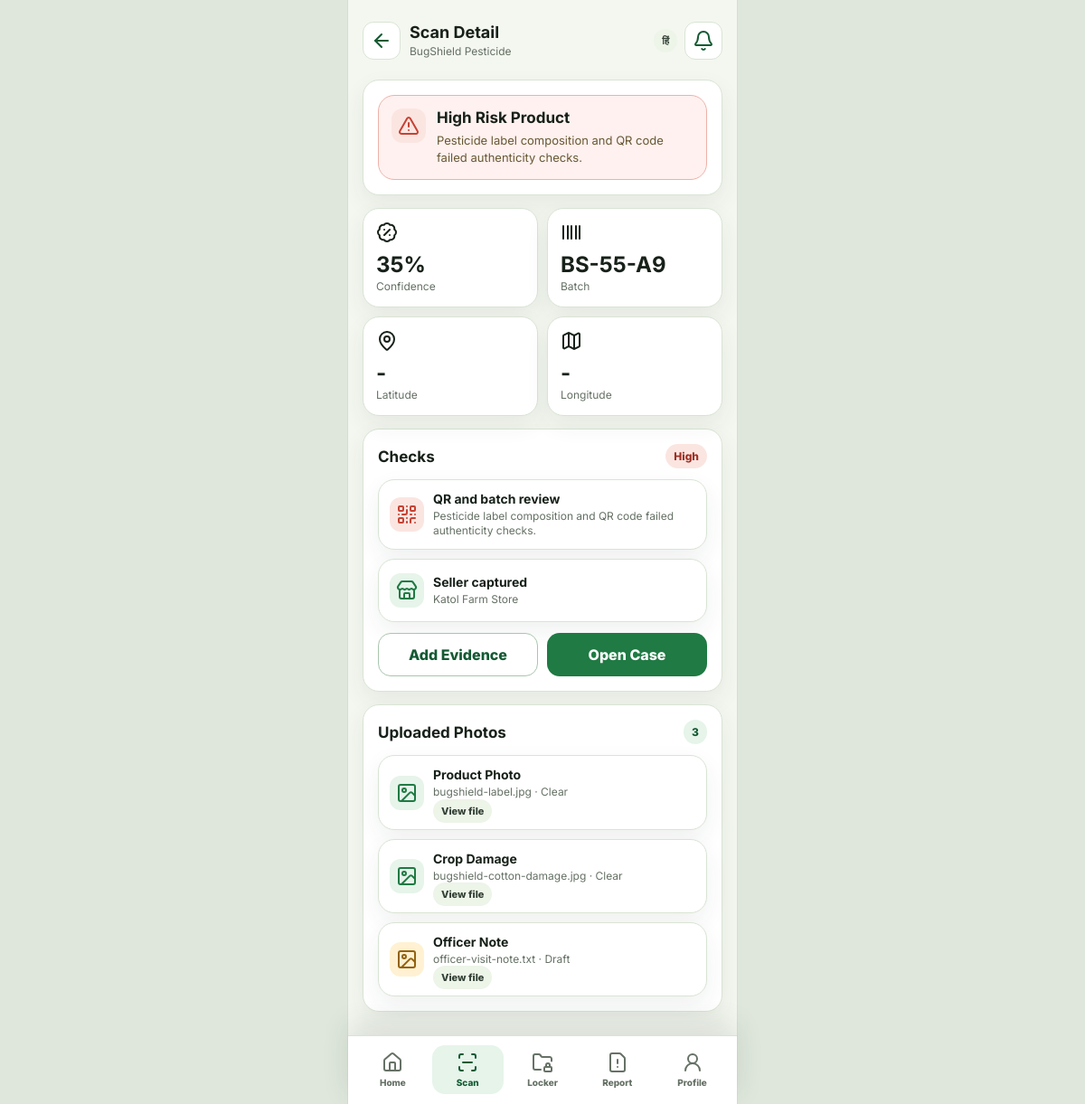
The page /farmer/scan-detail.php (signed in) on the database its author committed.
### tables this page shows
CREATE TABLE product_scans (
  id INT AUTO_INCREMENT PRIMARY KEY,
  user_id INT NOT NULL,
  case_id INT NULL,
  product_name VARCHAR(160) NOT NULL,
  product_type ENUM('Seeds','Fertilizer','Pesticide') NOT NULL,
  batch_no VARCHAR(80) NOT NULL,
  seller_name VARCHAR(160) NOT NULL,
  confidence INT NOT NULL,
  risk_level ENUM('Low','Medium','High') NOT NULL,
  ai_summary TEXT NOT NULL,
  latitude DECIMAL(10, 7) NULL,
  longitude DECIMAL(10, 7) NULL,
  location_accuracy DECIMAL(10, 2) NULL,
  scanned_at TIMESTAMP DEFAULT CURRENT_TIMESTAMP,
  FOREIGN KEY (user_id) REFERENCES users(id) ON DELETE CASCADE,
  FOREIGN KEY (case_id) REFERENCES cases(id) ON DELETE SET NULL
);

CREATE TABLE evidence_files (
  id INT AUTO_INCREMENT PRIMARY KEY,
  user_id INT NOT NULL,
  case_id INT NOT NULL,
  file_name VARCHAR(180) NOT NULL,
  file_path VARCHAR(255) NULL,
  original_name VARCHAR(180) NULL,
  evidence_type ENUM('Product Photo','QR Photo','Purchase Bill','Crop Damage','Dealer Note','Officer Note') NOT NULL,
  quality_status ENUM('Clear','Retake','Draft') NOT NULL DEFAULT 'Clear',
  notes TEXT NULL,
  latitude DECIMAL(10, 7) NULL,
  longitude DECIMAL(10, 7) NULL,
  location_accuracy DECIMAL(10, 2) NULL,
  uploaded_at TIMESTAMP DEFAULT CURRENT_TIMESTAMP,
  FOREIGN KEY (user_id) REFERENCES users(id) ON DELETE CASCADE,
  FOREIGN KEY (case_id) REFERENCES cases(id) ON DELETE CASCADE
);

### app/helpers.php (called while the page is built, shortened)
<?php
require_once __DIR__ . '/db.php';
function e(?string $value): string
{
    return htmlspecialchars((string) $value, ENT_QUOTES, 'UTF-8');
}
function current_lang(): string
{
    return $_SESSION['lang'] ?? 'hi';
}
function text_hi(string $hi, string $en): string
{
    return current_lang() === 'hi' ? $hi : $en;
}
function lang_url(string $lang): string
{
    $path = parse_url($_SERVER['REQUEST_URI'] ?? '', PHP_URL_PATH) ?: APP_BASE . '/';
    $query = $_GET;
    $query['lang'] = $lang;
    return $path . '?' . http_build_query($query);
}
function label_text(string $value): string
{
    $map = [
        'Home' => 'होम',
        'Scan' => 'स्कैन',
        'Locker' => 'लॉकर',
        'Report' => 'रिपोर्ट',
        'Profile' => 'प्रोफाइल',
        'Dashboard' => 'डैशबोर्ड',
        'Product Scan' => 'उत्पाद स्कैन',
        'Scan History' => 'स्कैन इतिहास',
        'Scan Detail' => 'स्कैन विवरण',
        'Evidence Locker' => 'सबूत लॉकर',
        'Evidence Attached' => 'जुड़े सबूत',
        'Upload Evidence' => 'सबूत अपलोड करें',
        'Case Detail' => 'केस विवरण',
        'Case Timeline' => 'केस समयरेखा',
        'Complaint Report' => 'शिकायत रिपोर्ट',
        'Report Preview' => 'रिपोर्ट पूर्वावलोकन',
        'Notifications' => 'सूचनाएं',
        'Notification Detail' => 'सूचना विवरण',
        'Settings' => 'सेटिंग्स',
        'Advisory' => 'सलाह',
        'Product Database' => 'उत्पाद डेटाबेस',
        'Crop Profile' => 'फसल प्रोफाइल',
        'Edit Profile' => 'प्रोफाइल संपादित करें',
        'Farmer Panel' => 'किसान पैनल',
        'High' => 'उच्च',
        'Medium' => 'मध्यम',
        'Low' => 'कम',
        'Ready' => 'तैयार',
        'Draft' => 'ड्राफ्ट',
        'Submitted' => 'जमा',
        'Clear' => 'स्पष्ट',
        'Retake' => 'फिर लें',
        'New' => 'नया',
        'Read' => 'पढ़ा गया',
        'Product Photo' => 'उत्पाद फोटो',
        'QR Photo' => 'QR फोटो',
        'Purchase Bill' => 'खरीद बिल',
        'Crop Damage' => 'फसल नुकसान',
        'Dealer Note' => 'डीलर नोट',
        'Officer Note' => 'अधिकारी नोट',
        'Seeds' => 'बीज',
        'Fertilizer' => 'खाद',
        'Pesticide' => 'कीटनाशक',
    ];
    return current_lang() === 'hi' ? ($map[$value] ?? $value) : $value;
}
function url(string $path = ''): string
{
    return APP_BASE . '/' . ltrim($path, '/');
}
function current_user(): ?array
{
    return fetch_one('SELECT * FROM users WHERE id = ?', [(int) $_SESSION['user_id']]);
}
function require_login(): array
{
    $user = current_user();
    return $user;
}
function badge_class(string $value): string
{
    return match (strtolower($value)) {
        'high', 'bad', 'retake', 'failed' => 'red',
        'medium', 'warn', 'review', 'pending', 'draft' => 'yellow',
        default => 'green',
    };
}
function status_class(string $value): string
{
    return match (strtolower($value)) {
        'high', 'bad', 'retake', 'failed' => 'bad',
        'medium', 'warn', 'review', 'pending', 'draft' => 'warn',
        default => 'ok',
    };
}

### app/db.php (called while the page is built, shortened)
<?php
function db(): PDO
{
    static $pdo = null;
    if ($pdo instanceof PDO) {
        return $pdo;
    }
    $dsn = 'mysql:host=' . DB_HOST . ';dbname=' . DB_NAME . ';charset=utf8mb4';
    $pdo = new PDO($dsn, DB_USER, DB_PASS, [
        PDO::ATTR_ERRMODE => PDO::ERRMODE_EXCEPTION,
        PDO::ATTR_DEFAULT_FETCH_MODE => PDO::FETCH_ASSOC,
    ]);
    return $pdo;
}
function fetch_one(string $sql, array $params = []): ?array
{
    $stmt = db()->prepare($sql);
    $stmt->execute($params);
    $row = $stmt->fetch();
    return $row ?: null;
}
function fetch_all(string $sql, array $params = []): array
{
    $stmt = db()->prepare($sql);
    $stmt->execute($params);
    return $stmt->fetchAll();
}

### app/upload.php (called while the page is built, shortened)
<?php
require_once __DIR__ . '/helpers.php';
function evidence_is_image(?string $path): bool
{
    if (!$path) {
        return false;
    }
    return (bool) preg_match('/\.(jpe?g|png|webp|gif)$/i', $path);
}

### farmer/scan-detail.php (the view, shortened to what this page needs)
<?php
require_once __DIR__ . '/../app/helpers.php';
require_once __DIR__ . '/../app/upload.php';
$user = require_login();
$id = (int) ($_GET['id'] ?? 0);
$scan = fetch_one('SELECT * FROM product_scans WHERE id = ? AND user_id = ?', [$id, $user['id']])
    ?? fetch_one('SELECT * FROM product_scans WHERE user_id = ? ORDER BY id DESC LIMIT 1', [$user['id']]);
$files = fetch_all('SELECT * FROM evidence_files WHERE case_id = ? ORDER BY uploaded_at DESC', [$scan['case_id'] ?? 0]);
$pageTitle = 'Scan Detail';
$pageSubtitle = $scan['product_name'] ?? 'Product';
$back = url('farmer/scan-history.php');
require __DIR__ . '/../app/partials/farmer-head.php';
?>
<section class="card">
  <div class="risk <?= $scan['risk_level'] === 'High' ? 'high' : '' ?>">
    <div class="status-icon <?= status_class($scan['risk_level']) ?>"><i data-lucide="triangle-alert"></i></div>
    <div><h2><?= e($scan['risk_level']) ?> Risk Product</h2><p><?= e($scan['ai_summary']) ?></p></div>
  </div>
</section>
<section class="metric-grid">
  <div class="metric"><i data-lucide="badge-percent"></i><div><strong><?= (int) $scan['confidence'] ?>%</strong><span>Confidence</span></div></div>
  <div class="metric"><i data-lucide="barcode"></i><div><strong><?= e($scan['batch_no']) ?></strong><span>Batch</span></div></div>
  <div class="metric"><i data-lucide="map-pin"></i><div><strong><?= $scan['latitude'] ? e((string) $scan['latitude']) : '-' ?></strong><span><?= e(text_hi('अक्षांश', 'Latitude')) ?></span></div></div>
  <div class="metric"><i data-lucide="map"></i><div><strong><?= $scan['longitude'] ? e((string) $scan['longitude']) : '-' ?></strong><span><?= e(text_hi('देशांतर', 'Longitude')) ?></span></div></div>
</section>
<section class="card">
  <div class="card-head"><h2>Checks</h2><span class="badge <?= badge_class($scan['risk_level']) ?>"><?= e($scan['risk_level']) ?></span></div>
  <div class="list">
    <div class="list-row"><div class="status-icon <?= status_class($scan['risk_level']) ?>"><i data-lucide="qr-code"></i></div><div><strong>QR and batch review</strong><span><?= e($scan['ai_summary']) ?></span></div></div>
    <div class="list-row"><div class="status-icon ok"><i data-lucide="store"></i></div><div><strong>Seller captured</strong><span><?= e($scan['seller_name']) ?></span></div></div>
  </div>
  <div class="actions" style="margin-top: 12px;"><a class="btn btn-outline" href="<?= url('farmer/upload-evidence.php') ?>">Add Evidence</a><a class="btn btn-primary" href="<?= url('farmer/case-detail.php') ?>">Open Case</a></div>
</section>
<section class="card">
  <div class="card-head"><h2><?= e(text_hi('अपलोड फोटो', 'Uploaded Photos')) ?></h2><span class="badge green"><?= count($files) ?></span></div>
  <div class="list">
    <?php foreach ($files as $file): ?>
      <div class="list-row">
        <div class="status-icon <?= status_class($file['quality_status']) ?>"><i data-lucide="image"></i></div>
        <div>
          <strong><?= e(label_text($file['evidence_type'])) ?></strong>
          <span><?= e($file['original_name'] ?: $file['file_name']) ?> · <?= e(label_text($file['quality_status'])) ?></span>
          <?php if (evidence_is_image($file['file_path'])): ?>
            <img src="<?= url($file['file_path']) ?>" alt="<?= e($file['evidence_type']) ?>" style="width:100%;max-height:180px;object-fit:cover;border-radius:14px;margin-top:10px;">
          <?php else: ?>
            <a class="badge" href="<?= url($file['file_path'] ?? '') ?>" target="_blank"><?= e(text_hi('फाइल देखें', 'View file')) ?></a>
          <?php endif; ?>
        </div>
      </div>
    <?php endforeach; ?>
  </div>
</section>
<?php require __DIR__ . '/../app/partials/farmer-foot.php'; ?>

### app/partials/farmer-head.php
<?php
require_once __DIR__ . '/../helpers.php';
$user = $user ?? require_login();
$profile = $profile ?? fetch_one('SELECT * FROM farmer_profiles WHERE user_id = ?', [(int) $user['id']]);
?>
<?php require __DIR__ . '/head.php'; ?>
<main class="phone has-tabbar">
  <section class="screen">
    <header class="appbar">
      <div class="title-row">
        <?php if (!empty($back)): ?>
          <a class="icon-btn" href="<?= e($back) ?>"><i data-lucide="arrow-left"></i></a>
        <?php else: ?>
          <div class="brand-mark logo-mark"><img src="<?= url('assets/img/favicon.png') ?>" alt="Krishi Kavach"></div>
        <?php endif; ?>
        <div class="title-text"><h1><?= e(label_text($pageTitle ?? 'Farmer Panel')) ?></h1><span><?= e($pageSubtitle ?? (($profile['village'] ?? 'Tasgaon') . ', ' . ($profile['district'] ?? 'Sangli'))) ?></span></div>
      </div>
      <div style="display: flex; gap: 8px; align-items: center;">
        <a class="badge" href="<?= e(lang_url(current_lang() === 'hi' ? 'en' : 'hi')) ?>"><?= current_lang() === 'hi' ? 'EN' : 'हिं' ?></a>
        <a class="icon-btn" href="<?= url('farmer/notifications.php') ?>"><i data-lucide="bell"></i></a>
      </div>
    </header>

### assets/css/mobile.css (style rules this page uses)
:root { --bg: #f4f7f0; --surface: #ffffff; --surface-2: #edf4e8; --ink: #172119; --muted: #647064; --line: #d9e4d4; --green: #1f7a43; --green-2: #135a33; --yellow: #f5b544; --red: #c64232; --blue: #2f70b7; --shadow: 0 14px 34px rgba(31, 57, 38, 0.12); }
* { box-sizing: border-box; }
body { margin: 0; min-height: 100vh; font-family: Inter, system-ui, -apple-system, BlinkMacSystemFont, "Segoe UI", sans-serif; background: #dfe7dc; color: var(--ink); }
a { color: inherit; text-decoration: none; }
.phone { width: min(100%, 430px); min-height: 100vh; margin: 0 auto; background: var(--bg); position: relative; overflow-x: hidden; box-shadow: 0 0 0 1px rgba(0, 0, 0, 0.04); }
.phone.has-tabbar { padding-bottom: 86px; }
.screen { min-height: 100vh; padding: 16px; }
.appbar { min-height: 58px; display: flex; align-items: center; justify-content: space-between; gap: 12px; margin-bottom: 14px; }
.brand-row, .title-row { display: flex; align-items: center; gap: 10px; min-width: 0; }
.brand-mark, .icon-btn, .avatar, .status-icon { display: grid; place-items: center; flex: 0 0 auto; }
.brand-text strong, .title-text h1 { display: block; margin: 0; font-size: 18px; line-height: 1.1; }
.brand-text span, .title-text span { display: block; margin-top: 3px; color: var(--muted); font-size: 12px; }
.icon-btn { width: 42px; height: 42px; border: 1px solid var(--line); border-radius: 12px; background: #fff; color: var(--green-2); }
.actions { display: grid; grid-template-columns: 1fr 1fr; gap: 10px; }
.btn { min-height: 48px; border: 0; border-radius: 14px; padding: 12px 14px; display: inline-flex; align-items: center; justify-content: center; gap: 8px; font-weight: 800; text-align: center; }
.btn-primary { background: var(--green); color: #fff; }
.btn-outline { border: 1px solid #a9c6ad; background: #fff; color: var(--green-2); }
.card, .metric, .list-row, .field-card { border: 1px solid var(--line); border-radius: 18px; background: var(--surface); box-shadow: 0 10px 26px rgba(31, 57, 38, 0.07); }
.card { padding: 16px; margin-top: 14px; }
.card-head { display: flex; align-items: center; justify-content: space-between; gap: 10px; margin-bottom: 12px; }
.card-head h2, .section-title { margin: 0; font-size: 17px; letter-spacing: 0; }
.card-head span, .muted { color: var(--muted); font-size: 12px; }
.metric-grid { display: grid; grid-template-columns: repeat(2, minmax(0, 1fr)); gap: 10px; margin-top: 14px; }
.metric { min-height: 102px; padding: 14px; display: grid; align-content: space-between; gap: 12px; }
.metric strong { display: block; font-size: 24px; line-height: 1; }
.metric span { color: var(--muted); font-size: 12px; line-height: 1.35; }
.list { display: grid; gap: 10px; }
.list-row { min-height: 70px; padding: 12px; display: grid; grid-template-columns: auto minmax(0, 1fr) auto; align-items: center; gap: 10px; }
.status-icon { width: 38px; height: 38px; border-radius: 12px; }
.status-icon.ok { background: #e6f4ea; color: var(--green); }
.status-icon.warn { background: #fff1d2; color: #93620f; }
.status-icon.bad { background: #fbe5e1; color: var(--red); }
.list-row strong { display: block; font-size: 14px; }
.list-row span { display: block; margin-top: 3px; color: var(--muted); font-size: 12px; line-height: 1.35; }
.badge { border-radius: 999px; padding: 6px 9px; background: var(--surface-2); color: #344136; font-size: 11px; font-weight: 800; white-space: nowrap; }
.badge.green { background: #e6f4ea; color: var(--green-2); }
.badge.red { background: #fbe5e1; color: #9d2f24; }
.risk { border-radius: 18px; border: 1px solid #f0d48c; background: #fff8e8; padding: 14px; display: grid; grid-template-columns: auto minmax(0, 1fr); gap: 12px; }
.risk.high { border-color: #edb2aa; background: #fff1ef; }
.risk h2 { margin: 0; font-size: 17px; }
.risk p { margin: 6px 0 0; color: #675833; line-height: 1.45; font-size: 13px; }
@media (min-width: 431px) { .phone { min-height: 900px; } }

### rows shown on the page
product_scans: product_name "BugShield Pesticide", risk_level "High", ai_summary "Pesticide label composition and QR code failed authenticity checks.", confidence "35", batch_no "BS-55-A9", seller_name "Katol Farm Store"
evidence_files: evidence_type "Product Photo", file_name "bugshield-label.jpg", quality_status "Clear"
evidence_files: evidence_type "Crop Damage", file_name "bugshield-cotton-damage.jpg", quality_status "Clear"
evidence_files: evidence_type "Officer Note", file_name "officer-visit-note.txt", quality_status "Draft"

### other values the page prints
label_text($pageTitle ?? 'Farmer Panel') "Scan Detail"
text_hi('अक्षांश', 'Latitude') "Latitude"
text_hi('देशांतर', 'Longitude') "Longitude"
text_hi('अपलोड फोटो', 'Uploaded Photos') "Uploaded Photos"
count($files) "3"
label_text('Home') "Home"
label_text('Scan') "Scan"
label_text('Locker') "Locker"
label_text('Report') "Report"
label_text('Profile') "Profile"
